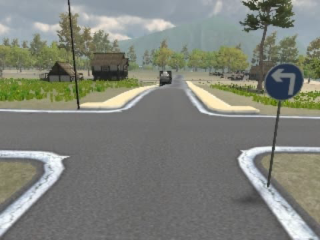
#> input picture drone_detection/test/left2.png, 320 x 240 px, given in place of testcropleft1.png, which was not available
$ jupyter execute Data_process.ipynb   (older library calls are emulated)
#> lines starting #> are read from the running program, lines starting #| are printed output that depends on the picture
[cell 1]
# transform the resolution of images
from PIL import Image
import os
import argparse

def rescale_images(directory, size):
#> called with directory = 'test'
    for img in os.listdir(directory):
        im = Image.open(directory+img)
#> im is the input picture: PIL image 320x240 RGB; mean R, G, B 127.3, 130.3, 121.5
        im_resized = im.resize(size, Image.ANTIALIAS)
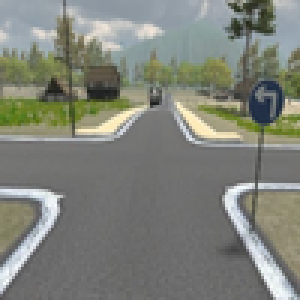
#> im_resized: PIL image 100x100 RGB (shown 3 times larger); mean R, G, B 127.3, 130.3, 121.5
        im_resized.save(directory+img)
#> pass 2 of the loop in rescale_images, `for img in os.listdir(directory):`:
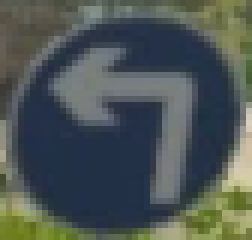
#> input picture drone_detection/test/cropleft1.png, 42 x 40 px, given in place of testleft1.png, which was not available (shown 6 times larger)
#> in rescale_images, im is the input picture: PIL image 42x40 RGB; mean R, G, B 77.5, 86.1, 84.5
#> in rescale_images, `im_resized = im.resize(size, Image.ANTIALIAS)`:
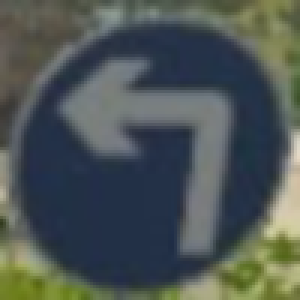
#> im_resized: PIL image 100x100 RGB (shown 3 times larger); mean R, G, B 77.5, 86.1, 84.5

if __name__ == '__main__':
    parser = argparse.ArgumentParser(description="Rescale images")
    parser.add_argument('-d', '--directory', type=str, required=True, help='Directory containing the images')
    parser.add_argument('-s', '--size', type=int, nargs=2, required=True, metavar=('width', 'height'), help='Image size')
    args = parser.parse_args()
    rescale_images(args.directory, args.size)
